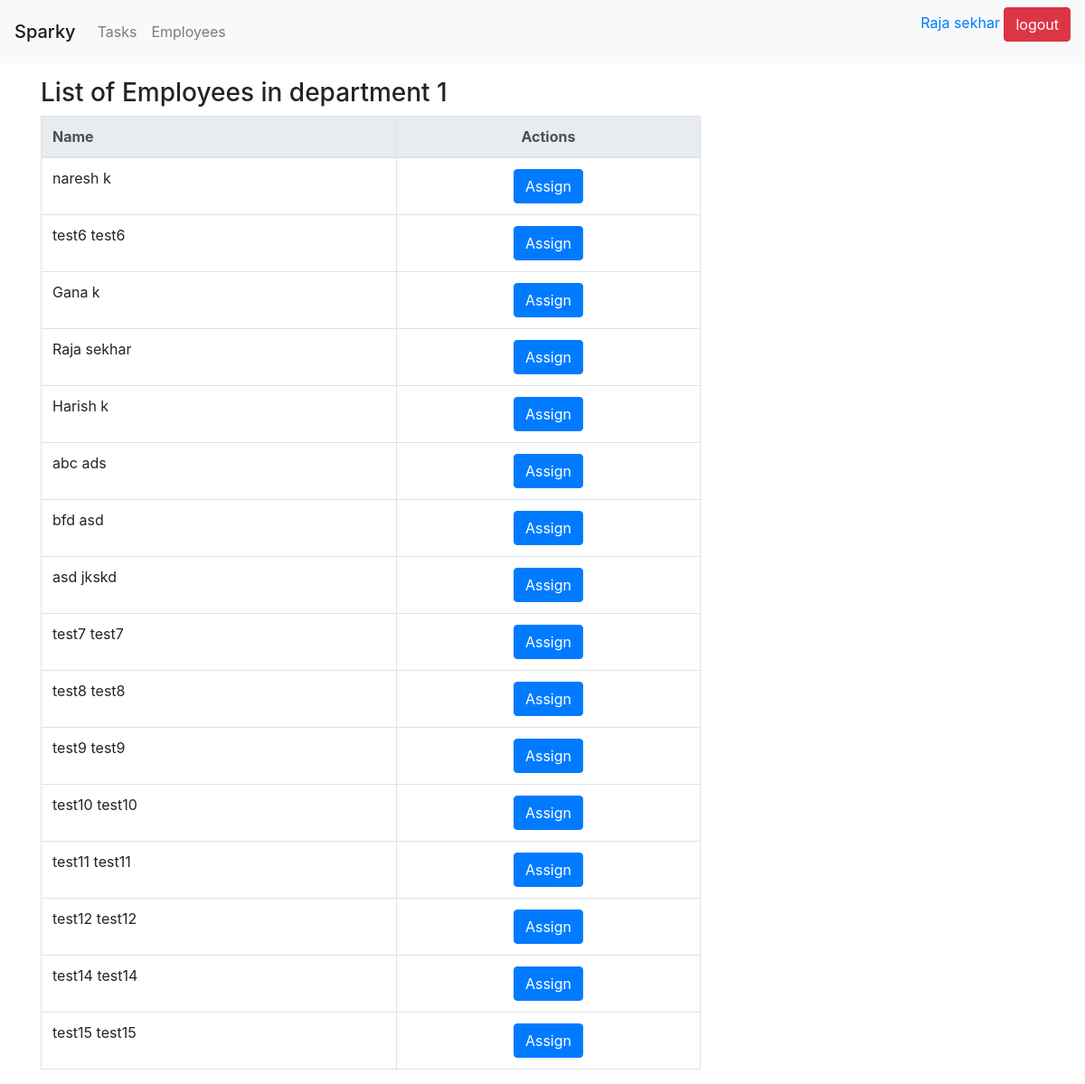
/dept1/ (signed in), run on the app's committed database.
### employees/models.py (models this page shows)
class Profile(models.Model):
    user = models.OneToOneField(User, on_delete=models.CASCADE)
    designation = models.CharField(max_length= 20 , null= False , blank= False)
    salary= models.IntegerField(null=True, blank=True)
    department1 = 'dept1'
    department2 = 'dept2'
    Departments_in_Organization = [
        (department1, "department1"),
        (department2, "department2"),
    ]
    depatments_in_organization = models.CharField(max_length=10, choices=Departments_in_Organization,
                                                  default=department1)
    class Meta:
        ordering = ('-salary',)
    def __str__(self):
        return "{0} {1} ".format(self.user.first_name, self.user.last_name)

### taskassign/views.py (the view)
# urls.py: path('dept1/', dept1, name = "dept1"),
def dept1(request):
    context = {}
    dept_users = Profile.objects.all().filter(depatments_in_organization = 'dept1')
    context['dept_users'] = dept_users
    context['title'] = "Employees in department 1"
    return render(request,'task/dept1.html', context)

### templates/task/dept1.html (shortened to what this page needs)
{% extends 'base.html' %}
{% block content %}
<div class="row">
        <div class="col-sm-8">
        <p>
            <div class="float-left"><h3>List of {{title}}</h3></div>
        </p>
    <div class="table-responsive-sm">
    {% if dept_users %}
            <table class="table table-bordered">
                <thead class="thead-light">
                    <tr>
                        <th>Name</th>
                        <th class="text-center">Actions</th>
                    </tr>
                </thead>
                <tbody>
            {% for user in dept_users %}
                    <tr>
                        <td scope="row">
                            {{user}}
                        </td>
                        <td class="text-center">
                            <a class="btn btn-primary" href="#">Assign</a>
                        </td>
                    </tr>
                {% endfor %}
                </tbody>
            </table>
        {% else %}
            <p> There are no employees</p>
        {% endif %}
    </div>
</div>
{% endblock content %}

### templates/header.html (shortened to what this page needs)
<div class="navbar navbar-expand-lg navbar-light bg-light">
    <span class="navbar-brand mb-0 h1 ">Sparky</span>
    <div class="collapse navbar-collapse" id="navbarNav">
        <ul class="navbar-nav">
            {% if request.role == "Admin" %}
            <li class="nav-item">
                <a class="nav-link" href="{%url 'task_page' %}"> Tasks  </a>
            </li>
            <li class="nav-item">
                <a class="nav-link" href="{%url 'employee_list'%}"> Employees </a>
            </li>
            {% else %}
            <li class="nav-item">
                <a class="nav-link" href="#"> Tasks </a>
            </li>
            {% endif %}
        </ul>
    </div>
    {% if user.is_authenticated %}
        <div class="text-right">
            <form method="POST" action="/logout/" >
            <a href="{%url 'my_profile' %}">{{request.user.first_name}} {{request.user.last_name}}</a>
            <input type="submit" class="btn btn-danger" value="logout">
            </form>
        </div>
    {% else %}
        <div class="text-right">
            <a href="{% url 'user_login' %}" class="btn btn-success">Login</a>
        </div>
    {% endif %}
</div>

### data on the page
Profile: user.last_name "naresh k"
Profile: user.last_name "test6 test6"
Profile: user.last_name "Gana k"
Profile: user.last_name "Raja sekhar"
Profile: user.last_name "Harish k"
Profile: user.last_name "abc ads"
Profile: user.last_name "bfd asd"
Profile: user.last_name "asd jkskd"
Profile: user.last_name "test7 test7"
Profile: user.last_name "test8 test8"
Profile: user.last_name "test9 test9"
Profile: user.last_name "test10 test10"
Profile: user.last_name "test11 test11"
Profile: user.last_name "test12 test12"
Profile: user.last_name "test14 test14"
Profile: user.last_name "test15 test15"

### other printed values
{{ request.user.first_name }} "Raja"
{{ request.user.last_name }} "sekhar"
{{ title }} "Employees in department 1"
